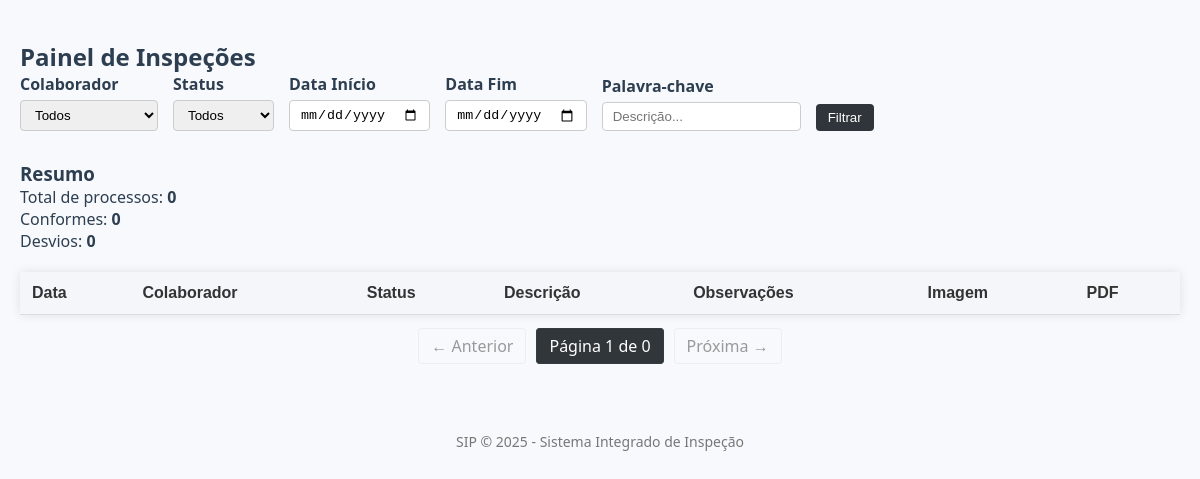
/painel, run on an earlier commit of the app's database.
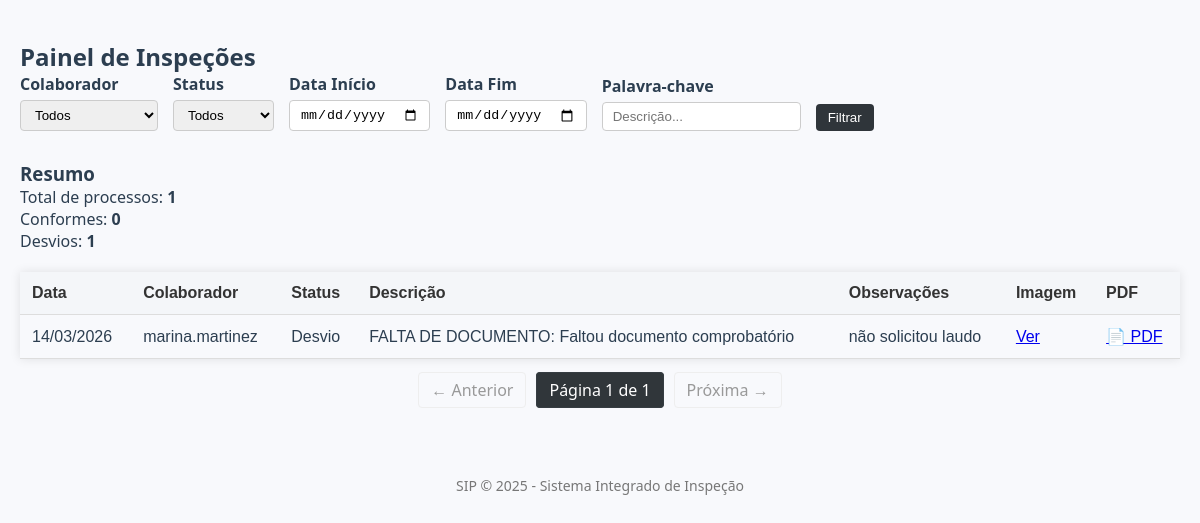
And on a later commit of the database.
### app/models.py (models this page shows)
class Processo(db.Model):
    id = db.Column(db.Integer, primary_key=True)
    colaborador_id = db.Column(db.Integer, db.ForeignKey('colaborador.id'), nullable=False)
    data_analise = db.Column(db.DateTime, nullable=False)
    descricao = db.Column(db.Text, nullable=False)
    status = db.Column(db.String(20), nullable=False)
    observacoes = db.Column(db.Text)
    imagem = db.Column(db.String(200))
    detalhes = db.relationship('DetalhesProcesso', backref='processo', uselist=False)
    imagens = db.relationship(
    'ImagemProcesso',
    backref='processo',
    lazy=True,
    cascade="all, delete-orphan"
)

class Colaborador(db.Model):
    id = db.Column(db.Integer, primary_key=True)
    nome = db.Column(db.String(100), nullable=False)
    email = db.Column(db.String(120), nullable=False, unique=True)
    processos = db.relationship('Processo', backref='colaborador', lazy=True)

### app/routes.py (the view)
@app.route('/painel', methods=['GET'])
def painel():
    colaboradores = Colaborador.query.all()
    colaborador_id = request.args.get('colaborador', type=int)
    data_inicio = request.args.get('data_inicio')
    data_fim = request.args.get('data_fim')
    status = request.args.get('status')
    palavra = request.args.get('palavra')
    page = request.args.get('page', 1, type=int)
    query = Processo.query
    if colaborador_id:
        query = query.filter_by(colaborador_id=colaborador_id)
    if status:
        query = query.filter_by(status=status)
    if palavra:
        query = query.filter(Processo.descricao.ilike(f"%{palavra}%"))
    if data_inicio:
        query = query.filter(Processo.data_analise >= data_inicio)
    if data_fim:
        query = query.filter(Processo.data_analise <= data_fim)
    total = query.count()
    conformes = query.filter_by(status='Conforme').count()
    desvios = query.filter_by(status='Desvio').count()
    processos = query.order_by(Processo.data_analise.desc()).paginate(page=page, per_page=10)
    return render_template('painel.html',
                           colaboradores=colaboradores,
                           colaborador_id=colaborador_id,
                           total=total,
                           conformes=conformes,
                           desvios=desvios,
                           processos=processos)

### app/templates/painel.html (shortened to what this page needs)
{% extends 'base.html' %}
{% block content %}
<link rel="stylesheet" href="{{ url_for('static', filename='css/painel_estilo.css') }}">
<h2>Painel de Inspeções</h2>
<form method="get" class="filtros">
    <div>
        <label for="colaborador">Colaborador</label>
        <select name="colaborador">
            <option value="">Todos</option>
        </select>
    </div>
    <div>
        <label for="status">Status</label>
        <select name="status">
            <option value="">Todos</option>
        </select>
    </div>
    <div>
        <label for="data_inicio">Data Início</label>
        <input type="date" name="data_inicio" value="{{ request.args.get('data_inicio', '') }}">
    </div>
    <div>
        <label for="data_fim">Data Fim</label>
        <input type="date" name="data_fim" value="{{ request.args.get('data_fim', '') }}">
    </div>
    <div>
        <label for="palavra">Palavra-chave</label>
        <input type="text" name="palavra" placeholder="Descrição..." value="{{ request.args.get('palavra', '') }}">
    </div>
    <div>
        <button type="submit">Filtrar</button>
    </div>
</form>
<h3>Resumo</h3>
<p>Total de processos: <strong>{{ total }}</strong></p>
<p>Conformes:  <strong>{{ conformes }}</strong></p>
<p>Desvios: <strong>{{ desvios }}</strong></p>
<table>
    <thead>
        <tr>
            <th>Data</th>
            <th>Colaborador</th>
            <th>Status</th>
            <th>Descrição</th>
            <th>Observações</th>
            <th>Imagem</th>
            <th>PDF</th>
        </tr>
    </thead>
    <tbody>
        {% for processo in processos %}
        <tr>
            <td>{{ processo.data_analise.strftime('%d/%m/%Y') }}</td>
            <td>{{ processo.colaborador.nome }}</td>
            <td>{{ processo.status }}</td>
            <td>{{ processo.descricao }}</td>
            <td>{{ processo.observacoes or '---' }}</td>
            <td>
                {% if processo.imagem %}
                    <a href="{{ url_for('static', filename='uploads/' ~ processo.imagem) }}" target="_blank">Ver</a>
                {% else %}
                    ---
                {% endif %}
            </td>
            <td>
                <a href="{{ url_for('gerar_pdf', id=processo.id) }}" target="_blank">📄 PDF</a>
            </td>
        </tr>
        {% endfor %}
    </tbody>
</table>
{% set query_params = request.args.to_dict() %}
<nav aria-label="Paginação">
  <ul class="pagination">
    {% if processos.has_prev %}
      {% set prev_args = query_params.copy() %}
      {% set _ = prev_args.update({'page': processos.prev_num}) %}
      <li><a href="{{ url_for('painel', **prev_args) }}">← Anterior</a></li>
    {% else %}
      <li class="disabled"><span>← Anterior</span></li>
    {% endif %}
    <li class="active">
      <span>Página {{ processos.page }} de {{ processos.pages }}</span>
    </li>
    {% if processos.has_next %}
      {% set next_args = query_params.copy() %}
      {% set _ = next_args.update({'page': processos.next_num}) %}
      <li><a href="{{ url_for('painel', **next_args) }}">Próxima →</a></li>
    {% else %}
      <li class="disabled"><span>Próxima →</span></li>
    {% endif %}
  </ul>
</nav>
{% endblock %}

What changed in the data, as far as the page shows it:
added Processo: data_analise "14/03/2026", colaborador.nome "marina.martinez", status "Desvio", descricao "FALTA DE DOCUMENTO: Faltou documento comprobatório", observacoes "não solicitou laudo"
Also different on the page:
{{ total }}: "0" → "1"
{{ desvios }}: "0" → "1"
{{ processos.pages }}: "0" → "1"
